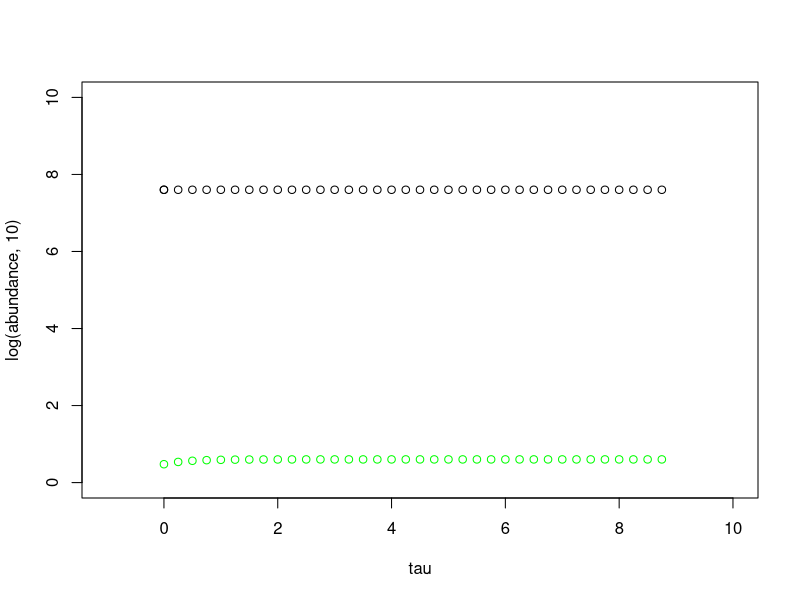

Recreate this plot in R.
## ---- chunk 1
volume <- 40
tau <- 0
flow <- volume/(10^tau)
abundance <- (10^6 * volume)
plot(tau, log(abundance, 10), ylim = c(0,10), xlim = c(-1,10))
while(10^tau < 10^9){
  abundance <- (10^6 * volume)
  points(tau, log(abundance, 10))
  flow <- volume/(10^tau)
  x <- 0
  while(x < 2){
    abundance <- (abundance*2) - ((abundance/volume)*flow)+ (flow * 10^6)
    x <- x + 1
  }
  points(tau, (log(abundance, 10) - log(10^6 * volume, 10)), col = "green")
  tau <- tau + 0.25
}
